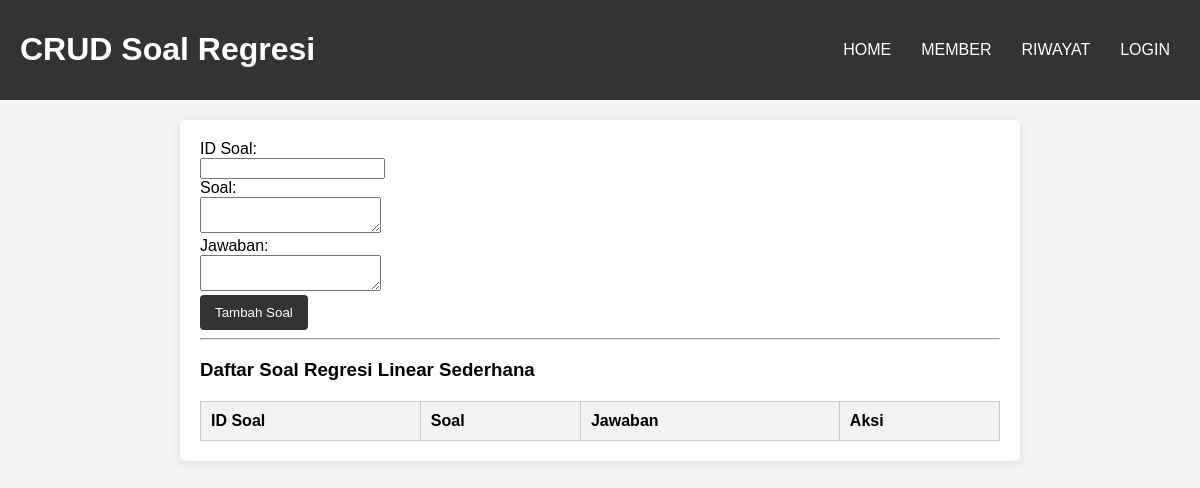
The app's page /crud_soal.php, older data.
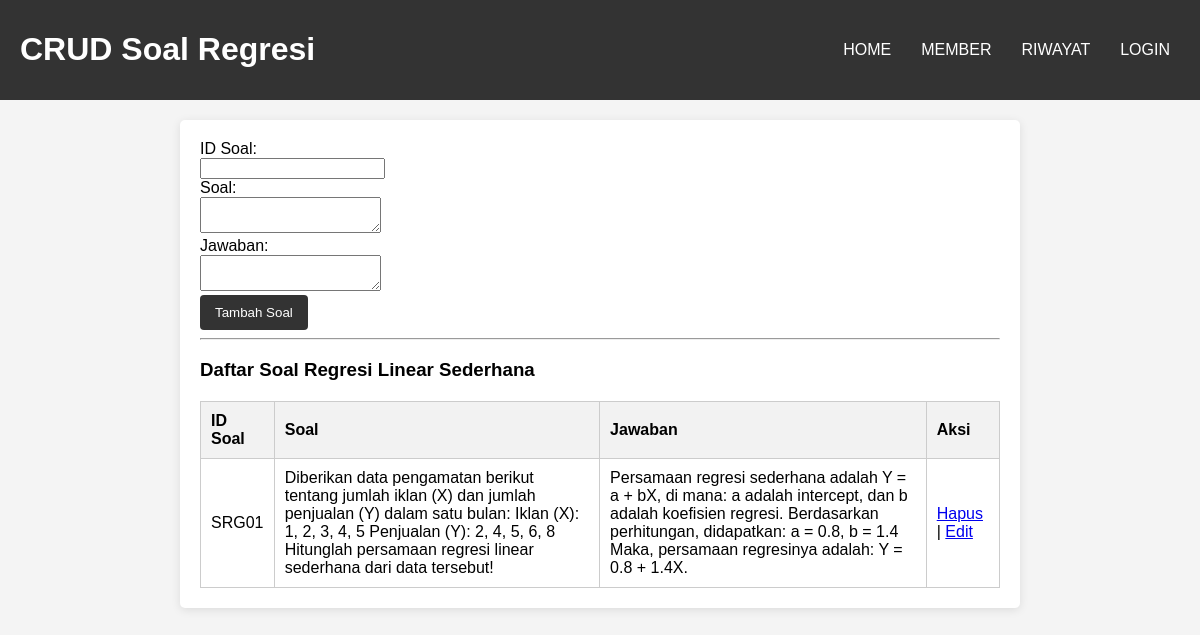
The same page, newer data.
### tables this page shows
CREATE TABLE `soal_regresi` (
  `id_soal` varchar(5) NOT NULL,
  `soal` longtext NOT NULL,
  `jawaban` longtext NOT NULL
);

### crud_soal.php (the view, shortened to what this page needs)
<?php
include 'connect.php';
?>
<!DOCTYPE html>
<html lang="id">
<head>
</head>
<body>
<div class="header">
    <h1>CRUD Soal Regresi</h1>
    <nav>
        <a href="home1.php">HOME</a>
        <a href="member.php">MEMBER</a>
        <a href="riwayat.php">RIWAYAT</a>
        <?php if (isset($_SESSION['admin'])): ?>
            <a href="logout.php">LOGOUT</a>
        <?php else: ?>
            <a href="login.php">LOGIN</a>
        <?php endif; ?>
    </nav>
</div>
<div class="container">
    <form method="POST" action="">
        <label>ID Soal:</label><br>
        <input type="text" name="id_soal" required><br>
        <label>Soal:</label><br>
        <textarea name="soal" required></textarea><br>
        <label>Jawaban:</label><br>
        <textarea name="jawaban" required></textarea><br>
        <button type="submit" name="submit">Tambah Soal</button>
    </form>
    <hr>
    <h3>Daftar Soal Regresi Linear Sederhana</h3>
    <table>
        <tr>
            <th>ID Soal</th>
            <th>Soal</th>
            <th>Jawaban</th>
            <th>Aksi</th>
        </tr>
        <?php
        $query = "SELECT * FROM soal_regresi";
        $result = mysqli_query($connect, $query);
        while ($row = mysqli_fetch_assoc($result)) {
            echo "<tr>
                    <td>{$row['id_soal']}</td>
                    <td>{$row['soal']}</td>
                    <td>{$row['jawaban']}</td>
                    <td>
                        <a href='?delete={$row['id_soal']}'>Hapus</a> |
                        <a href='edit_soal.php?id={$row['id_soal']}'>Edit</a>
                    </td>
                  </tr>";
        }
        ?>
    </table>
</div>
</body>
</html>

### crud_soal.php (style rules this page uses)
body { font-family: Arial, sans-serif; background-color: #f4f4f4; margin: 0; padding: 0; }
.header { display: flex; justify-content: space-between; background-color: #333; color: white; padding: 10px 20px; }
.header nav { display: flex; gap: 10px; align-items: center; }
.header a { color: white; text-decoration: none; padding: 10px; }
.container { max-width: 800px; margin: 20px auto; padding: 20px; background-color: white; border-radius: 5px; box-shadow: 0 2px 10px rgba(0, 0, 0, 0.1); }
table { width: 100%; border-collapse: collapse; margin-top: 20px; }
th, td { border: 1px solid #ccc; padding: 10px; text-align: left; }
th { background-color: #f2f2f2; }
button { padding: 10px 15px; background-color: #333; color: white; border: none; border-radius: 4px; cursor: pointer; }

Row changes from the older to the newer data that the page shows:
added soal_regresi: id_soal "SRG01", soal "Diberikan data pengamatan berikut tentang jumlah iklan (X) dan jumlah penjualan (Y) dalam satu bulan: Iklan (X): 1, 2, 3, 4, 5 Penjualan (Y): 2, 4, 5, 6, 8 Hitunglah persamaan regresi linear sederhana dari data tersebut!", jawaban "Persamaan regresi sederhana adalah Y = a + bX, di mana: a adalah intercept, dan b adalah koefisien regresi. Berdasarkan perhitungan, didapatkan: a = 0.8, b = 1.4 Maka, persamaan regresinya adalah: Y = 0.8 + 1.4X."
